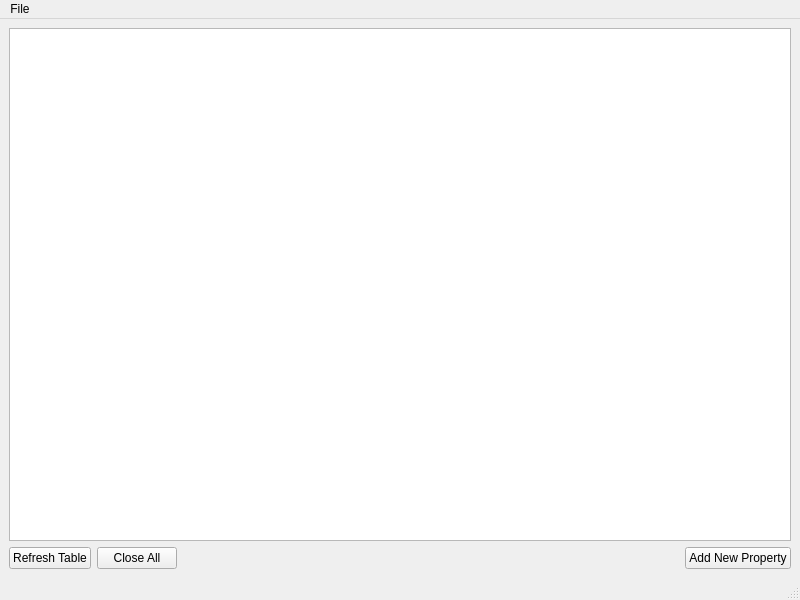
<?xml version="1.0" encoding="UTF-8"?>
<ui version="4.0">
 <class>MainCompare</class>
 <widget class="QMainWindow" name="MainCompare">
  <property name="geometry">
   <rect>
    <x>0</x>
    <y>0</y>
    <width>800</width>
    <height>600</height>
   </rect>
  </property>
  <property name="windowTitle">
   <string>Mode RN SqrFt Calculator</string>
  </property>
  <widget class="QWidget" name="centralwidget">
   <layout class="QVBoxLayout" name="verticalLayout">
    <item>
     <widget class="QTableWidget" name="tableWidget"/>
    </item>
    <item>
     <layout class="QHBoxLayout" name="horizontalLayout">
      <item>
       <widget class="QPushButton" name="pushButton">
        <property name="text">
         <string>Refresh Table</string>
        </property>
       </widget>
      </item>
      <item>
       <widget class="QPushButton" name="pushButton_2">
        <property name="text">
         <string>Close All</string>
        </property>
       </widget>
      </item>
      <item>
       <spacer name="horizontalSpacer">
        <property name="orientation">
         <enum>Qt::Horizontal</enum>
        </property>
        <property name="sizeHint" stdset="0">
         <size>
          <width>40</width>
          <height>20</height>
         </size>
        </property>
       </spacer>
      </item>
      <item>
       <widget class="QPushButton" name="pushButton_AddProperty">
        <property name="text">
         <string>Add New Property</string>
        </property>
       </widget>
      </item>
     </layout>
    </item>
   </layout>
  </widget>
  <widget class="QMenuBar" name="menubar">
   <property name="geometry">
    <rect>
     <x>0</x>
     <y>0</y>
     <width>800</width>
     <height>26</height>
    </rect>
   </property>
   <widget class="QMenu" name="menuFile">
    <property name="title">
     <string>File</string>
    </property>
    <addaction name="actionExport_CSV"/>
    <addaction name="actionSave_As"/>
    <addaction name="actionSave"/>
    <addaction name="actionOpen"/>
   </widget>
   <addaction name="menuFile"/>
  </widget>
  <widget class="QStatusBar" name="statusbar"/>
  <action name="actionExport_CSV">
   <property name="text">
    <string>Export CSV</string>
   </property>
  </action>
  <action name="actionSave_As">
   <property name="text">
    <string>Save As </string>
   </property>
  </action>
  <action name="actionSave">
   <property name="text">
    <string>Save</string>
   </property>
  </action>
  <action name="actionOpen">
   <property name="text">
    <string>Open</string>
   </property>
   <property name="autoRepeat">
    <bool>false</bool>
   </property>
  </action>
 </widget>
 <resources/>
 <connections/>
</ui>
